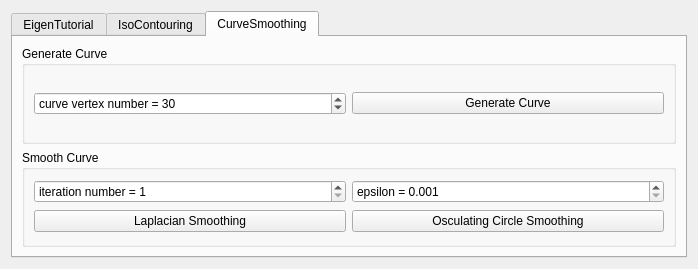
<?xml version="1.0" encoding="UTF-8"?>
<ui version="4.0">
 <class>DGPExerciseToolbarBase</class>
 <widget class="QWidget" name="DGPExerciseToolbarBase">
  <property name="geometry">
   <rect>
    <x>0</x>
    <y>0</y>
    <width>698</width>
    <height>269</height>
   </rect>
  </property>
  <property name="windowTitle">
   <string>DGP</string>
  </property>
  <layout class="QGridLayout" name="gridLayout_3">
   <item row="0" column="0">
    <widget class="QTabWidget" name="tabWidget">
     <property name="currentIndex">
      <number>2</number>
     </property>
     <widget class="QWidget" name="EigenTutorial">
      <attribute name="title">
       <string>EigenTutorial</string>
      </attribute>
      <layout class="QGridLayout" name="gridLayout">
       <item row="0" column="0">
        <widget class="QPushButton" name="solve_sls_pb">
         <property name="text">
          <string>Solve Sparse Linear System</string>
         </property>
        </widget>
       </item>
      </layout>
     </widget>
     <widget class="QWidget" name="IsoContouring">
      <attribute name="title">
       <string>IsoContouring</string>
      </attribute>
      <layout class="QGridLayout" name="gridLayout_2">
       <item row="1" column="0">
        <widget class="QPushButton" name="show_iso_pb">
         <property name="text">
          <string>Show Iso-value and Level Set</string>
         </property>
        </widget>
       </item>
       <item row="0" column="0">
        <widget class="QComboBox" name="function_cb">
         <item>
          <property name="text">
           <string>F(x,y)=sqrt(x*x + y*y) −1=0</string>
          </property>
         </item>
         <item>
          <property name="text">
           <string>F(x,y)=y*y−sin(x*x)=0</string>
          </property>
         </item>
         <item>
          <property name="text">
           <string>F(x,y)=sin(2x+2y)−cos(4x*y)+1=0</string>
          </property>
         </item>
         <item>
          <property name="text">
           <string>F(x,y)=pow((3x*x −y*y), 2)*y*y −pow((x*x +y*y), 4)=0</string>
          </property>
         </item>
        </widget>
       </item>
      </layout>
     </widget>
     <widget class="QWidget" name="CurveSmoothing">
      <attribute name="title">
       <string>CurveSmoothing</string>
      </attribute>
      <layout class="QGridLayout" name="gridLayout_4">
       <item row="0" column="0" colspan="2">
        <widget class="QGroupBox" name="groupBox">
         <property name="title">
          <string>Generate Curve</string>
         </property>
         <layout class="QGridLayout" name="gridLayout_5">
          <item row="1" column="0">
           <widget class="QSpinBox" name="num_vertices_sb">
            <property name="prefix">
             <string>curve vertex number = </string>
            </property>
            <property name="minimum">
             <number>2</number>
            </property>
            <property name="maximum">
             <number>10000</number>
            </property>
            <property name="value">
             <number>30</number>
            </property>
           </widget>
          </item>
          <item row="1" column="1">
           <widget class="QPushButton" name="gen_curve_pb">
            <property name="text">
             <string>Generate Curve</string>
            </property>
           </widget>
          </item>
         </layout>
        </widget>
       </item>
       <item row="1" column="0" colspan="2">
        <widget class="QGroupBox" name="groupBox_2">
         <property name="title">
          <string>Smooth Curve</string>
         </property>
         <layout class="QGridLayout" name="gridLayout_6">
          <item row="0" column="0">
           <widget class="QSpinBox" name="num_iter_sb">
            <property name="prefix">
             <string>iteration number = </string>
            </property>
            <property name="minimum">
             <number>1</number>
            </property>
            <property name="maximum">
             <number>1000</number>
            </property>
           </widget>
          </item>
          <item row="0" column="1">
           <widget class="QDoubleSpinBox" name="epsilon_dsb">
            <property name="prefix">
             <string>epsilon = </string>
            </property>
            <property name="decimals">
             <number>3</number>
            </property>
            <property name="minimum">
             <double>0.001000000000000</double>
            </property>
            <property name="singleStep">
             <double>0.100000000000000</double>
            </property>
            <property name="value">
             <double>0.001000000000000</double>
            </property>
           </widget>
          </item>
          <item row="1" column="0">
           <widget class="QPushButton" name="lpl_smoothing_pb">
            <property name="text">
             <string>Laplacian Smoothing</string>
            </property>
           </widget>
          </item>
          <item row="1" column="1">
           <widget class="QPushButton" name="osc_smoothing_pb">
            <property name="text">
             <string>Osculating Circle Smoothing</string>
            </property>
           </widget>
          </item>
         </layout>
        </widget>
       </item>
      </layout>
     </widget>
    </widget>
   </item>
  </layout>
 </widget>
 <resources/>
 <connections/>
</ui>
